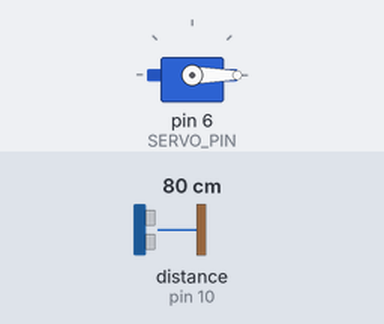
Bench run of a sketch on a simulated Arduino Uno, built with avr-gcc and run on an emulated ATmega328P. Parts: servo. Wiring (inferred from the names in the program): ultrasonic range finder: trigger pin 9; echo pin 10. The inputs (shaded band) are chosen by the test bench; at power-on: distance to the obstacle (sensor on pin 10) 80 cm. The echo pulse lasts 58.3 µs per cm; what the sketch prints to the serial monitor is not drawn.

Above: at 1.2 s.
1.3 s: distance to the obstacle (sensor on pin 10) set to 33 cm
2.8 s: distance to the obstacle (sensor on pin 10) set to 28 cm
At 3.4 s:
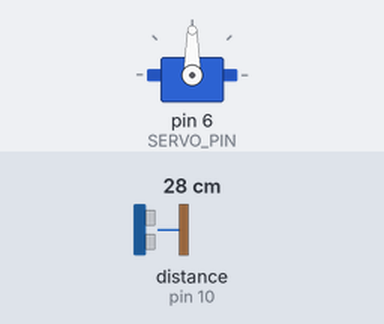
Timing chart, 0 to 5.8 s (numbered marks = the images above; inputs shaded):
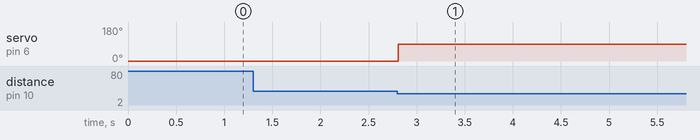

The sketch:

test_sensor_servo.ino
```cpp
/*
 * Standalone Sensor + Servo Test
 * ─────────────────────────────────────────────
 * HC-SR04:
 *   TRIG → Pin 9
 *   ECHO → Pin 10
 *
 * Servo Motor:
 *   Signal → Pin 6
 *   VCC    → 5V
 *   GND    → GND
 *
 * Behavior:
 *   distance ≤ 30cm → servo opens to 90°
 *   distance > 40cm → servo closes to 0°
 *
 * Serial output (9600 baud):
 *   "Distance: XX.XX cm"
 *   ">>> CAR DETECTED — Gate OPENING"
 *   ">>> Clear — Gate CLOSING"
 */

#include <Servo.h>

#define TRIG_PIN  9
#define ECHO_PIN  10
#define SERVO_PIN 6

#define THRESHOLD_OPEN  30   // cm — open gate when closer than this
#define THRESHOLD_CLOSE 40   // cm — close gate when farther than this
#define OPEN_ANGLE      90   // degrees
#define CLOSE_ANGLE     0    // degrees

Servo gateServo;
bool gateOpen = false;

void setup() {
  Serial.begin(9600);
  pinMode(TRIG_PIN, OUTPUT);
  pinMode(ECHO_PIN, INPUT);

  gateServo.attach(SERVO_PIN);
  gateServo.write(CLOSE_ANGLE);  // Start closed

  Serial.println("=== Sensor + Servo Test Ready ===");
  Serial.println("Servo pin: 6  |  Trigger: 9  |  Echo: 10");
  Serial.println("=================================");
}

void loop() {
  float dist = measureDistance();

  // Print distance
  Serial.print("Distance: ");
  Serial.print(dist);
  Serial.println(" cm");

  // Open gate when car detected
  if (dist > 0 && dist <= THRESHOLD_OPEN && !gateOpen) {
    gateOpen = true;
    gateServo.write(OPEN_ANGLE);
    Serial.println(">>> CAR DETECTED — Gate OPENING (90 deg)");
  }

  // Close gate when car is gone
  if (dist > THRESHOLD_CLOSE && gateOpen) {
    gateOpen = false;
    gateServo.write(CLOSE_ANGLE);
    Serial.println(">>> Clear — Gate CLOSING (0 deg)");
  }

  delay(300);  // Read every 300ms
}

// ─── Measure distance using HC-SR04 ───────────────────────────
float measureDistance() {
  digitalWrite(TRIG_PIN, LOW);
  delayMicroseconds(2);
  digitalWrite(TRIG_PIN, HIGH);
  delayMicroseconds(10);
  digitalWrite(TRIG_PIN, LOW);

  long duration = pulseIn(ECHO_PIN, HIGH, 30000);  // 30ms timeout
  if (duration == 0) return -1;

  return duration * 0.034 / 2.0;  // microseconds → cm
}
```

Measured:
- the behaviour switches between 31 and 30 cm on distance to the obstacle (sensor on pin 10) (found by bisection; images 0 and 1)
- after the input at 1.3 s, every drawn part: stays the same
- after the input at 2.8 s, servo on pin 6 (SERVO_PIN): 0° → 90° at once
